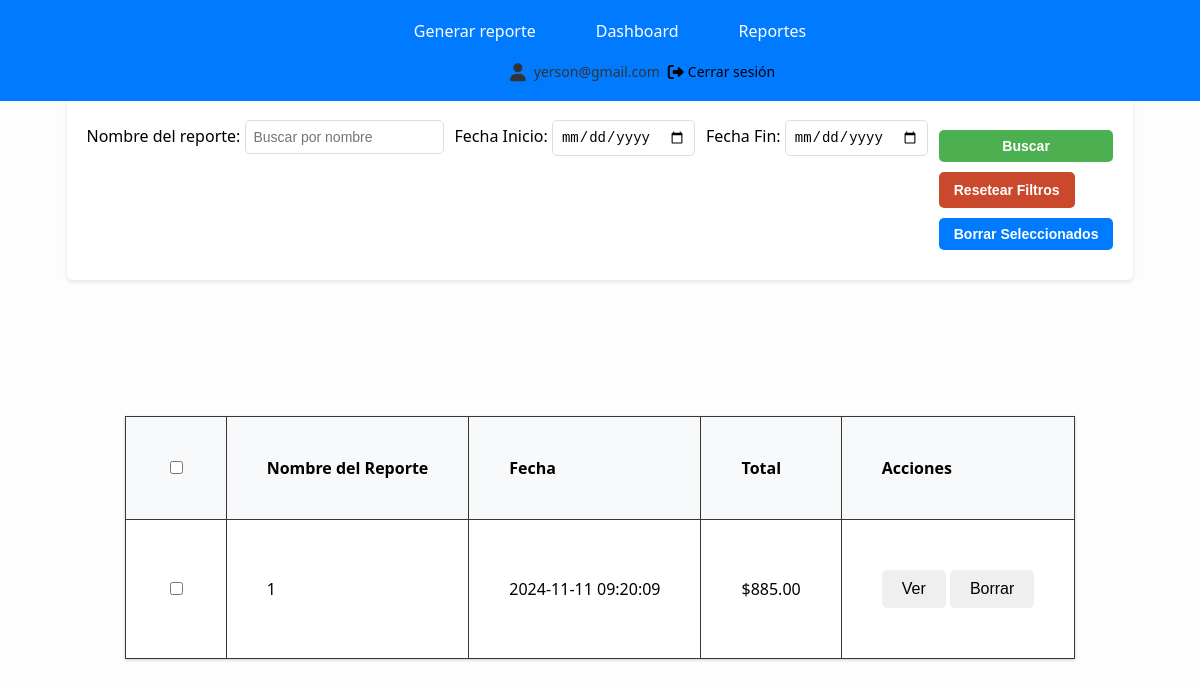
/reportes.anteriores (signed in), run on an earlier commit of the app's database.
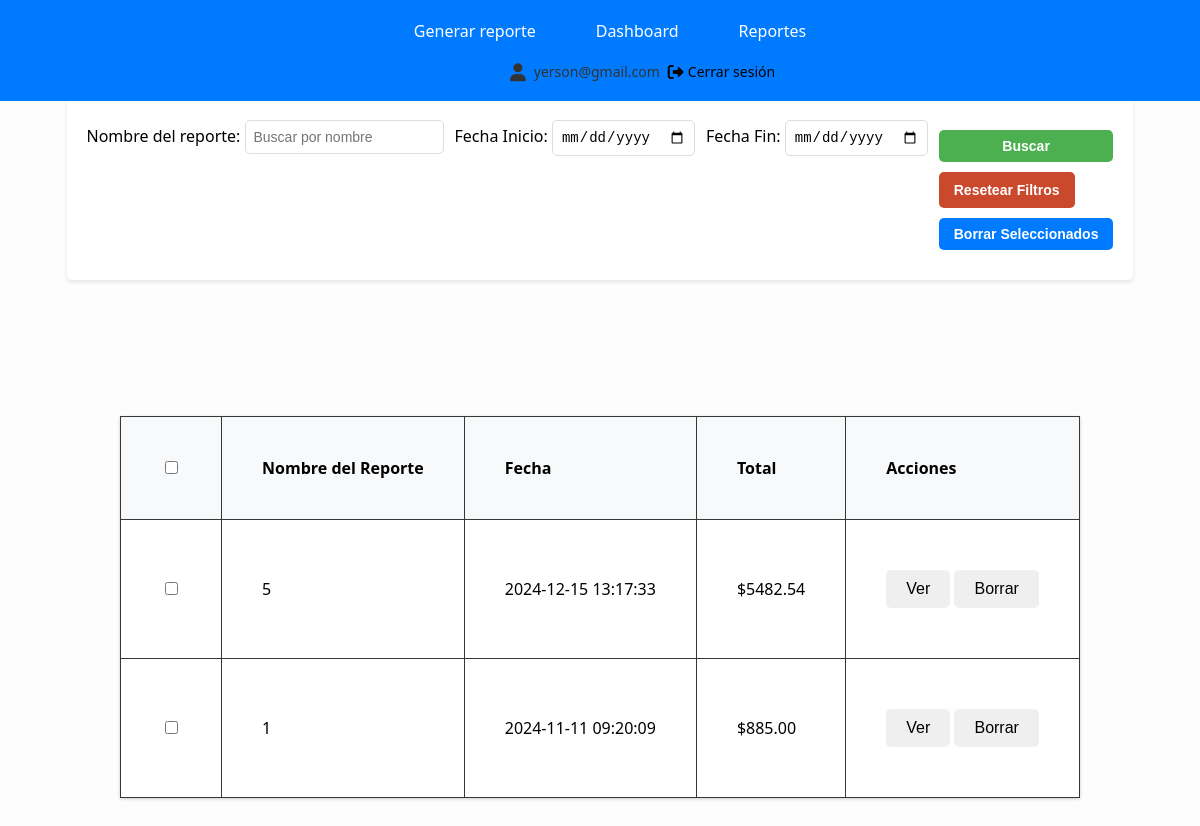
And on a later commit of the database.
### tables this page shows
CREATE TABLE reportes (
            id INTEGER PRIMARY KEY AUTOINCREMENT,
            user_id INTEGER NOT NULL,
            nombre TEXT NOT NULL,
            fecha TEXT NOT NULL,
            total REAL NOT NULL,
            FOREIGN KEY (user_id) REFERENCES usuarios (id)
        );

### app.py (the view)
@app.route('/reportes.anteriores')
def reportes_anteriores():
    if 'user_id' not in session:
        flash("Debes iniciar sesión para guardar reportes.")
        return redirect(url_for('login'))
    user_id = session['user_id']
    nombre = request.args.get('nombre', '')
    fecha_inicio = request.args.get('fecha_inicio')
    fecha_fin = request.args.get('fecha_fin')
    conn = get_db_connection()
    query = '''SELECT * FROM reportes WHERE user_id = ?'''
    params = [user_id]
    if nombre:
        query += ' AND nombre LIKE ?'
        params.append(f"%{nombre}%")
    if fecha_inicio and fecha_fin:
        query += ' AND fecha BETWEEN ? AND ?'
        params.extend([fecha_inicio, fecha_fin])
    query += ' ORDER BY fecha DESC'
    reportes = conn.execute(query, params).fetchall()
    conn.close()
    return render_template('reportes.html', reportes=reportes, fecha_inicio=fecha_inicio, fecha_fin=fecha_fin, nombre=nombre)

### app.py (called while the page is built)
def get_db_connection():
    conn = sqlite3.connect('app.db')
    conn.row_factory = sqlite3.Row
    return conn

### templates/reportes.html (shortened to what this page needs)
<!DOCTYPE html>
<html lang="es">
<head>
    <link rel="stylesheet" href="/static/styles.css">
    <link rel="stylesheet" href="https://cdnjs.cloudflare.com/ajax/libs/font-awesome/6.0.0-beta3/css/all.min.css">
</head>
<nav class="navbar">
    <ul class="menu">
        <li><a href="/upload">Generar reporte</a></li>
        <li><a href="/dashboard">Dashboard</a></li>
        <li><a href="/reportes.anteriores">Reportes</a></li>
    </ul>
    <div class="user-info">
        <i class="fas fa-user user-icon"></i>
        <span class="user-email">{{ session['user_email'] }}</span>
        <a href="/logout" class="logout-icon">
            <i class="fas fa-sign-out-alt"></i>
            <span class="logout-text">Cerrar sesión</span>
        </a>
    </div>
</nav>
<body>
    <div class="main-container principal">
        <div class="main-container">
            <div class="filters-section">
                <form id="report-filter-form" method="GET" action="/reportes.anteriores" class="filters-form">
                    <div class="filter-group-report">
                        <label for="nombre">Nombre del reporte:</label>
                        <input type="text" name="nombre" value="{{ nombre }}" placeholder="Buscar por nombre" class="filter-input">
                    </div>
                    <div class="filter-group-report">
                        <label for="fecha_inicio">Fecha Inicio:</label>
                        <input type="date" id="fecha_inicio" name="fecha_inicio" value="{{ fecha_inicio }}" class="filter-date">
                    </div>
                    <div class="filter-group-report">
                        <label for="fecha_fin">Fecha Fin:</label>
                        <input type="date" id="fecha_fin" name="fecha_fin" value="{{ fecha_fin }}" class="filter-date">
                    </div>
                    <div>
                        <button type="submit" class="filter-button">Buscar</button>
                        <button type="button" class="reset-button" onclick="resetFilters()">Resetear Filtros</button>
                        <button id="delete-selected" class="filter-button">Borrar Seleccionados</button>
                    </div>
                </form>
            </div>
        </div>
 <div class="main-container principal">
<div class="results-section">
    {% if reportes %}
        <table class="report-table">
            <thead>
                <tr>
                    <th><input type="checkbox" id="select-all"></th>
                    <th>Nombre del Reporte</th>
                    <th>Fecha</th>
                    <th>Total</th>
                    <th>Acciones</th>
                </tr>
            </thead>
            <tbody>
                {% for reporte in reportes %}
                    <tr>
                        <td><input type="checkbox" class="select-report" data-id="{{ reporte['id'] }}"></td>
                        <td>{{ reporte['nombre'] }}</td>
                        <td>{{ reporte['fecha'] }}</td>
                        <td>${{ "%.2f"|format(reporte['total']) }}</td>
                        <td>
                            <button onclick="viewReport('{{ reporte['id'] }}')">Ver</button>
                            <button onclick="deleteReport('{{ reporte['id'] }}')">Borrar</button>
                        </td>
                    </tr>
                {% endfor %}
            </tbody>
        </table>
    {% else %}
        <div class="no-reportes" style="text-align: center; margin-top: 20px;">
            <p>No se encontraron reportes que coincidan con los criterios de búsqueda.</p>
        </div>
    {% endif %}
</div>
</div>
    </div>
</body>
</html>

### static/styles.css (style rules this page uses)
body { font-family: 'Segoe UI', Tahoma, Geneva, Verdana, sans-serif; background-color: #fdfdfd; margin: 0; padding: 0; }
.main-container { display: flex; flex-wrap: wrap; justify-content: center; padding: 2rem; gap: 2rem; padding-top: 50px; }
.report-table { width: 100%; border-collapse: collapse; margin-top: 20px; }
.report-table th, .report-table td { border: 1px solid #ddd; padding: 8px; text-align: left; }
button, .btn-download, .btn-new-report, .btn-dashboard { display: inline-block; padding: 10px 20px; margin: 10px 0; border: none; border-radius: 5px; font-size: 16px; cursor: pointer; transition: all 0.3s ease; text-decoration: none; text-align: center; }
button[type="submit"] { background-color: #4CAF50; color: white; width: 100%; }
.navbar { position: fixed; top: 0; left: 0; width: 100%; background-color: #007bff; padding: 10px; text-align: center; z-index: 1000; }
.navbar ul { list-style-type: none; margin: 0; padding: 0; display: flex; justify-content: center; gap: 20px; }
.navbar ul li { display: inline; }
.navbar ul li a { color: white; text-decoration: none; padding: 10px 20px; display: inline-block; transition: background-color 0.3s; }
.menu { color: white; text-decoration: none; font-size: 16px; }
.report-table { width: 100%; border-collapse: collapse; margin-top: 20px; background-color: white; box-shadow: 0 1px 3px rgba(0,0,0,0.2); }
.report-table th, .report-table td { padding: 12px; text-align: left; border-bottom: 1px solid #ddd; }
.report-table th { background-color: #f8f9fa; font-weight: bold; }
.filters-section { background-color: #ffffff; padding: 20px; border-radius: 5px; margin-bottom: 20px; box-shadow: 0 2px 4px rgba(0,0,0,0.1); }
.filters-form { display: flex; width:50; flex-wrap: wrap; gap: 10px; }
.filter-button, .reset-button { display:block; padding: 10px 15px; font-size: 14px; font-weight: bold; text-align: center; border: none; border-radius: 5px; cursor: pointer; }
.reset-button { background-color: #ca492c; color: #fff; }
.user-icon { font-size: 1.5em; color: #ffffff; cursor: pointer; text-decoration: none; }
.user-info { position: relative; top: 15%; left: 40%; display: flex; align-items: center; gap: 8px; font-size: 14px; color: #333; padding: 10px 20px; border-radius: 6px; z-index: 1000; }
.user-info .user-icon { font-size: 18px; color: #333; }
.user-info .user-email { color: #333; }
.logout-icon { display: flex; align-items: center; color: #000000; text-decoration: none; gap: 4px; }
.logout-icon i { font-size: 16px; }
.logout-text { font-size: 14px; }
.filter-input, .filter-date { padding: 8px; border: 1px solid #ddd; border-radius: 5px; font-size: 14px; }
.filter-button { padding: 8px 15px; background-color: #007bff; color: #fff; border: none; border-radius: 5px; cursor: pointer; font-size: 14px; }
.filters-section { margin-bottom: 20px; }
.results-section { width: 100%; margin-top: 20px; }
.report-table { width: 100%; border-collapse: collapse; margin-top: 1px; }
.report-table th, .report-table td { padding: 40px; border: 1.5px solid #383737; text-align: left; }
.filter-group-report { display: inline-block; margin-right: 1px; }
.results-section { text-align: center; margin-top: 1px; }

What changed in the data, as far as the page shows it:
added reportes: nombre "5", fecha "2024-12-15 13:17:33", total "5482.54"
